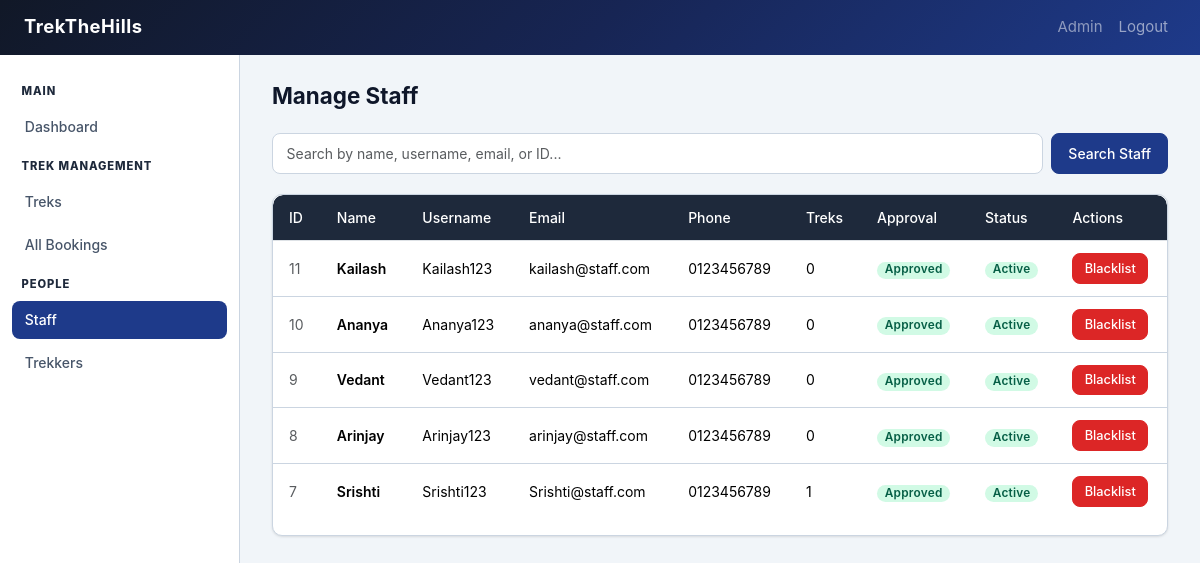
Screenshot of /admin/staff (signed in) with the database file from the repository.
### models.py (models this page shows, shortened)
class User(UserMixin, db.Model):
    __tablename__ = 'users'
    id = db.Column(db.Integer, primary_key=True)
    username = db.Column(db.String(80), unique=True, nullable=False)
    email = db.Column(db.String(120), unique=True, nullable=False)
    full_name = db.Column(db.String(120), nullable=False)
    password_hash = db.Column(db.String(256), nullable=False)
    role = db.Column(db.String(20), nullable=False, default='user')
    phone = db.Column(db.String(20), nullable=True)
    is_blacklisted = db.Column(db.Boolean, default=False)
    is_approved = db.Column(db.Boolean, default=False)
    created_at = db.Column(db.DateTime, default=datetime.utcnow)
    bookings = db.relationship('Booking', backref='user', lazy=True, foreign_keys='Booking.user_id')
    assigned_treks = db.relationship('Trek', backref='assigned_staff', lazy=True, foreign_keys='Trek.assigned_staff_id')

### admin.py (the view)
@admin_bp.route('/staff')
@login_required
@admin_required
def staff():
    q = request.args.get('q', '').strip()
    query = User.query.filter_by(role='staff')
    if q:
        if q.isdigit():
            query = query.filter((User.full_name.ilike(f'%{q}%')) | (User.username.ilike(f'%{q}%')) | (User.email.ilike(f'%{q}%')) | (User.id == int(q)))
        else:
            query = query.filter((User.full_name.ilike(f'%{q}%')) | (User.username.ilike(f'%{q}%')) | (User.email.ilike(f'%{q}%')))
    staff_list = query.order_by(User.created_at.desc()).all()
    return render_template('admin/staff.html', staff_list=staff_list, q=q)

### app.py (called while the page is built)
@login_manager.user_loader
def load_user(user_id):
    return User.query.get(int(user_id))

### templates/admin/staff.html (shortened to what this page needs)
{% extends 'base.html' %}
{% block sidebar %}{% include '_sidebar.html' %}{% endblock %}
{% block content %}
<div class="page-header">
  <div>
    <h1 class="page-title">Manage Staff</h1>
  </div>
</div>
<form method="GET" class="search-bar">
  <input type="text" name="q" class="form-control" placeholder="Search by name, username, email, or ID..." value="{{ q }}">
  <button type="submit" class="btn btn-primary">Search Staff</button>
</form>
<div class="card">
  <div class="table-wrap">
    <table class="table">
      <thead>
        <tr>
          <th>ID</th>
          <th>Name</th>
          <th>Username</th>
          <th>Email</th>
          <th>Phone</th>
          <th>Treks</th>
          <th>Approval</th>
          <th>Status</th>
          <th>Actions</th>
        </tr>
      </thead>
      <tbody>
        {% for s in staff_list %}
        <tr>
          <td class="text-muted">{{ s.id }}</td>
          <td class="fw-600">{{ s.full_name }}</td>
          <td>{{ s.username }}</td>
          <td>{{ s.email }}</td>
          <td>{{ s.phone or '—' }}</td>
          <td>{{ s.assigned_treks|length }}</td>
          <td>
            {% if s.is_approved %}
              <span class="badge badge-active">Approved</span>
            {% else %}
              <span class="badge badge-waiting">Pending</span>
            {% endif %}
          </td>
          <td>
            {% if s.is_blacklisted %}
              <span class="badge badge-blacklisted">Blacklisted</span>
            {% else %}
              <span class="badge badge-active">Active</span>
            {% endif %}
          </td>
          <td>
            <div class="d-flex gap-2">
              <form method="POST" action="{{ url_for('admin.blacklist_staff', staff_id=s.id) }}" style="display:inline;">
                <button type="submit" id="blacklist-staff-{{ s.id }}" class="btn btn-{{ 'secondary' if s.is_blacklisted else 'danger' }} btn-sm">
                  {% if s.is_blacklisted %}
                 Reinstate
                  {% else %}
                   Blacklist
                  {% endif %}
                </button>
              </form>
            </div>
          </td>
        </tr>
        {% endfor %}
      </tbody>
    </table>
  </div>
</div>
{% endblock %}

### static/css/utilities.css (style rules this page uses)
:root { --primary: #1e3a8a; --primary-dark: #172554; --primary-light:#dbeafe; --accent: #f59e0b; --accent-dark: #b45309; --danger: #dc2626; --warning: #d97706; --success: #059669; --info: #0284c7; --dark: #0f172a; --gray-900: #1e293b; --gray-700: #475569; --gray-500: #64748b; --gray-300: #cbd5e1; --gray-100: #f1f5f9; --white: #ffffff; --sidebar-w: 240px; --radius: 10px; --shadow-sm: 0 1px 3px rgba(0,0,0,.08), 0 1px 2px rgba(0,0,0,.04); --shadow: 0 4px 16px rgba(0,0,0,.10); --shadow-lg: 0 10px 32px rgba(0,0,0,.14); --transition: .2s ease; }
*, *::before, *::after { box-sizing: border-box; }
body { font-family: 'Inter', sans-serif; font-size: 0.9375rem; color: var(--gray-900); background: var(--gray-100); min-height: 100vh; margin: 0; }
.table-wrap { overflow-x: auto; border-radius: var(--radius); }
.table { width: 100%; border-collapse: collapse; font-size: 0.875rem; }
.table thead th { background: var(--gray-900); color: var(--white); font-weight: 500; padding: 0.75rem 1rem; text-align: left; white-space: nowrap; }
.table thead th:first-child { border-radius: var(--radius) 0 0 0; }
.table thead th:last-child { border-radius: 0 var(--radius) 0 0; }
.table tbody td { padding: 0.75rem 1rem; border-bottom: 1px solid var(--gray-300); vertical-align: middle; }
.table tbody tr:last-child td { border-bottom: none; }
.badge { display: inline-flex; align-items: center; padding: 0.25em 0.65em; font-size: 0.74rem; font-weight: 600; border-radius: 20px; letter-spacing: .02em; }
.badge-active { background: #d1fae5; color: #065f46; }
.btn { display: inline-flex; align-items: center; justify-content: center; gap: 0.4rem; padding: 0.45rem 1rem; font-size: 0.875rem; font-weight: 500; border-radius: 8px; border: 1px solid transparent; cursor: pointer; transition: all var(--transition); white-space: nowrap; text-decoration: none; }
.btn-primary { background: var(--primary); color: var(--white); border-color: var(--primary); }
.btn-danger { background: var(--danger); color: var(--white); border-color: var(--danger); }
.btn-sm { padding: 0.3rem 0.7rem; font-size: 0.8rem; }
.text-muted { color: var(--gray-500); }
.fw-600 { font-weight: 600; }
.d-flex { display: flex; }
.gap-2 { gap: 0.5rem; }

### static/css/dashboard.css (style rules this page uses)
.page-header { display: flex; align-items: center; justify-content: space-between; margin-bottom: 1.5rem; flex-wrap: wrap; gap: 0.75rem; }
.page-title { font-size: 1.4rem; font-weight: 700; color: var(--dark); margin: 0; }
.search-bar { display: flex; gap: 0.5rem; margin-bottom: 1.25rem; flex-wrap: wrap; }
.search-bar .form-control { flex: 1; min-width: 180px; }

### static/css/forms.css (style rules this page uses)
.form-control, .form-select { width: 100%; padding: 0.55rem 0.85rem; font-size: 0.875rem; font-family: inherit; border: 1px solid var(--gray-300); border-radius: 8px; background: var(--white); color: var(--dark); transition: border-color var(--transition), box-shadow var(--transition); outline: none; }

### static/css/cards.css (style rules this page uses)
.card { background: var(--white); border-radius: var(--radius); box-shadow: var(--shadow-sm); border: 1px solid var(--gray-300); overflow: hidden; }

### rows the page displays
User: id "11", full_name "Kailash", username "Kailash123", email "kailash@staff.com", phone "0123456789", assigned_treks|length "0", is_approved "Approved", is_blacklisted "Active"
User: id "10", full_name "Ananya", username "Ananya123", email "ananya@staff.com", phone "0123456789", assigned_treks|length "0", is_approved "Approved", is_blacklisted "Active"
User: id "9", full_name "Vedant", username "Vedant123", email "vedant@staff.com", phone "0123456789", assigned_treks|length "0", is_approved "Approved", is_blacklisted "Active"
User: id "8", full_name "Arinjay", username "Arinjay123", email "arinjay@staff.com", phone "0123456789", assigned_treks|length "0", is_approved "Approved", is_blacklisted "Active"
User: id "7", full_name "Srishti", username "Srishti123", email "Srishti@staff.com", phone "0123456789", assigned_treks|length "1", is_approved "Approved", is_blacklisted "Active"
